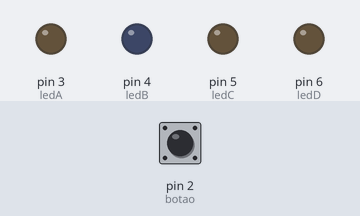
Recording of a sketch running on a simulated Arduino Uno, built with avr-gcc and run on an emulated ATmega328P. Parts: output pins drawn as LEDs (lit = HIGH). Dashed ring = blinking. The inputs (shaded band) are chosen by the test bench; at power-on: pin 2 (botao) HIGH.

Above: at 1.2 s.
1.3 s: pin 2 (botao) pulled LOW for 0.15 s
At 1.55 s:
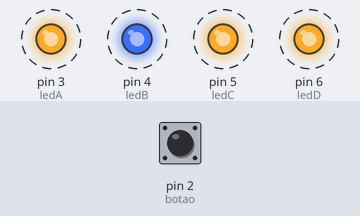
4.3 s: pin 2 (botao) pulsed LOW 2 times (0.12 s each, 0.3 s apart)
At 4.35 s:
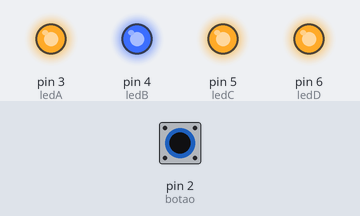
Timing chart, 0 to 13.3 s (numbered marks = the images above; inputs shaded):
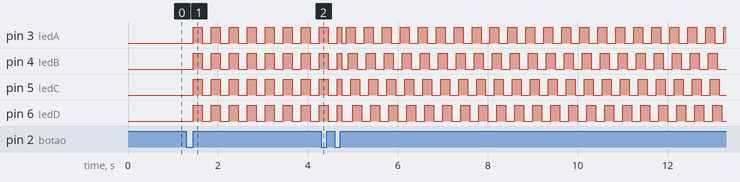

Measured:
- after the input at 1.3 s, pin 3 (ledA), pin 4 (ledB), pin 5 (ledC), pin 6 (ledD): alternates HIGH for 0.20 s and LOW for 0.20 s, starting after 0.15 s

The sketch:

code.ino
```cpp
int botao = 2;
int ledA = 3;
int ledB = 4;
int ledC = 5;
int ledD = 6;
int posicaoSequencia;

void setup()
{
  posicaoSequencia = 0;
  pinMode(botao,INPUT);

  pinMode(botao, INPUT_PULLUP);
  attachInterrupt(digitalPinToInterrupt(botao), MudaSequencia, RISING);

  pinMode(ledA,OUTPUT);
  pinMode(ledB,OUTPUT);
  pinMode(ledC,OUTPUT);
  pinMode(ledD,OUTPUT);
}

void MudaSequencia()
{
	if (posicaoSequencia > 5)
	{
	  posicaoSequencia = 0;
	}
	else
	{
	  posicaoSequencia += 1;
	}
}

void loop()
{
   switch(posicaoSequencia)
  {
    case 1:
    Sequencia(200);
    break;

    case 2:
    Sequencia(100);
    break;

    case 3:
    SequenciaDois(50);
    break;

    case 4:
    SequenciaDois(200);
    break;

    case 5:
    SequenciaDois(500);
    break;
  }
}

void Sequencia(int delayTime)
{
  digitalWrite(ledA,HIGH);
  digitalWrite(ledB,HIGH);
  digitalWrite(ledC,HIGH);
  digitalWrite(ledD,HIGH);

  delay(delayTime);

  digitalWrite(ledA,LOW);
  digitalWrite(ledB,LOW);
  digitalWrite(ledC,LOW);
  digitalWrite(ledD,LOW);

  delay(delayTime);
}

void SequenciaDois(int SecondDelay)
{
  digitalWrite(ledA,HIGH);
  delay(SecondDelay);

  digitalWrite(ledB,HIGH);
  delay(SecondDelay);

  digitalWrite(ledC,HIGH);
  delay(SecondDelay);

  digitalWrite(ledD,HIGH);
  delay(SecondDelay);

  digitalWrite(ledA,LOW);
  delay(SecondDelay);

  digitalWrite(ledB,LOW);
  delay(SecondDelay);

  digitalWrite(ledC,LOW);
  delay(SecondDelay);

  digitalWrite(ledD,LOW);
  delay(SecondDelay);
}
```
